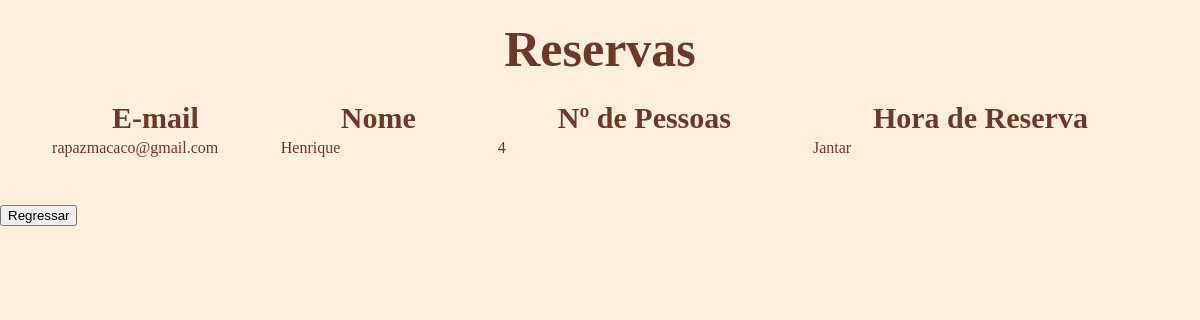
Page /PHP/imprimir.php on the committed database.
### tables this page shows
CREATE TABLE `reservas` (
  `hora` char(10) NOT NULL,
  `npessoas` int(11) NOT NULL,
  `email` char(30) NOT NULL
);

CREATE TABLE `clientes` (
  `nome` char(40) NOT NULL,
  `telefone` int(11) NOT NULL,
  `email` char(30) NOT NULL,
  `password` char(15) NOT NULL
);

### PHP/imprimir.php (the view, shortened to what this page needs)
<html>
<head>
</head>
<body>
<link rel="stylesheet" href="../CSS/reservas.css">
<h3>Reservas</h3>
<div id="tabela">
<?php
include("connect.php");
$sql = "SELECT * FROM reservas s, clientes d WHERE s.email=d.email";
$result = mysqli_query($conn,$sql);
if (mysqli_num_rows($result) > 0) {
  echo "<table class='imprimir'>
    <thead>
      <tr>
        <th>E-mail</th>
        <th>Nome</th>
        <th>Nº de Pessoas</th>
        <th>Hora de Reserva</th>
      </tr>
    </thead>
    ";
  while($row = mysqli_fetch_assoc($result)) {
    echo "<tr>",
      "<td>", $row["email"],"</td>",
      "<td>", $row["nome"],"</td>",
      "<td>", $row["npessoas"],"</td>",
      "<td>", $row["hora"],"</td>",
        "</tr>";
  }
  echo  "</table>";
} else {
  echo "<h3>Não existem reservas</h3>";
}
?>
</div>
        <br>
        <br>
        <button onclick="document.location='../logindestaff.html'">Regressar</button>
</body>
</html>

### CSS/reservas.css (style rules this page uses)
html { background-color: #feefdd; }
body { margin:0px; }
h3 { font-size: 50px; font-family: Lucida Calligraphy; color: #6b392a; padding: 20px; margin: 0; display: flex; justify-content: center; }
#tabela { display: flex; justify-content: center; }
.imprimir td { font-family: Lucida Calligraphy; color: #6b392a; padding-left:10px; padding-right:10px; padding-bottom:10px; }
.imprimir th { font-family: Lucida Calligraphy; color: #6b392a; font-size: 30px; padding-right: 70px; padding-left: 70px; }

### rows in the picture
reservas: email.email "rapazmacaco@gmail.com", email.nome "Henrique", npessoas "4", hora "Jantar"
